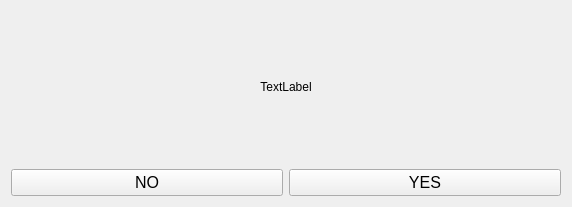
<?xml version="1.0" encoding="UTF-8"?>
<ui version="4.0">
 <class>confirm_delete</class>
 <widget class="QWidget" name="confirm_delete">
  <property name="geometry">
   <rect>
    <x>0</x>
    <y>0</y>
    <width>572</width>
    <height>207</height>
   </rect>
  </property>
  <property name="windowTitle">
   <string>Confirm Delete</string>
  </property>
  <property name="windowIcon">
   <iconset>
    <normaloff>../Images/winter_auto.png</normaloff>../Images/winter_auto.png</iconset>
  </property>
  <layout class="QGridLayout" name="gridLayout">
   <item row="0" column="0">
    <widget class="QLabel" name="label">
     <property name="text">
      <string>TextLabel</string>
     </property>
     <property name="alignment">
      <set>Qt::AlignCenter</set>
     </property>
    </widget>
   </item>
   <item row="1" column="0">
    <layout class="QHBoxLayout" name="horizontalLayout">
     <item>
      <widget class="QPushButton" name="no_delete">
       <property name="font">
        <font>
         <pointsize>12</pointsize>
        </font>
       </property>
       <property name="text">
        <string>NO</string>
       </property>
       <property name="icon">
        <iconset>
         <normaloff>../Images/Icons/cross.png</normaloff>../Images/Icons/cross.png</iconset>
       </property>
       <property name="iconSize">
        <size>
         <width>30</width>
         <height>30</height>
        </size>
       </property>
      </widget>
     </item>
     <item>
      <widget class="QPushButton" name="yes_delete">
       <property name="font">
        <font>
         <pointsize>12</pointsize>
        </font>
       </property>
       <property name="layoutDirection">
        <enum>Qt::LeftToRight</enum>
       </property>
       <property name="text">
        <string>YES</string>
       </property>
       <property name="icon">
        <iconset>
         <normaloff>../Images/Icons/check.png</normaloff>../Images/Icons/check.png</iconset>
       </property>
       <property name="iconSize">
        <size>
         <width>30</width>
         <height>30</height>
        </size>
       </property>
      </widget>
     </item>
    </layout>
   </item>
  </layout>
 </widget>
 <resources/>
 <connections/>
</ui>
